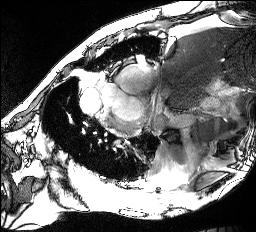
%> input picture Left-Ventricle-Database/images/00001.jpg, 256 x 232 px
$ octave --eval "result = cineLVLocalize(imread('../Left-Ventricle-Database/images/00001.jpg'));"   (GNU Octave 9; MATLAB toolbox functions it lacks are replaced by stand-ins)
%> lines starting %> are read from the running program, lines starting %| are printed output that depends on the picture; in (x1, y1, x2, y2) boxes, pixels count from 0 and x2, y2 are one past the last pixel; in counts of white or black regions, pixels touching at a corner belong together; the program's own positions count from 1
### LV_Segmentation_Project/kmeans2.m
% kmeans2 separates the intensities of images into k-groups by minimizing
% the total difference between the image intensity and the closest cluster
% across the entire image
% [mask,mu] = kmeans2(ima,k)


function [mask, mu]=kmeans2(ima,k)
%> called with k = 4

% check image
ima=double(ima);
copy=ima;         % make a copy
ima=ima(:);       % vectorize ima
mn=min(ima);      % deal with negative
%> mn = 0
ima=ima-mn+1;     % and zero values
mx=ceil(max(ima));
%> mx = 256

% create image histogram

closestCluster = zeros(1,mx);

% Create histogram of the intensities in an image
[intCount,intBins] = hist(ima,1:mx);
%> intCount = 256 values, max 6493 at index 256, min 50 at index 230, mean 232; intBins = 256 values from 1 to 256
% Find number of unique int values
inds = find(intBins);
%> inds = 256 values from 1 to 256

% Initialize centroids by equally spacing them across all intensities

mu=(1:k)*mx/(k+1);
%> mu = [51.2 102.4 153.6 204.8]
cnt = 1;

% Iterate centroid calculation
while(true)

  % Current location of centroids
  oldmu=mu;

  % Get the minimum cluster
  for i=inds
      % c is the distance for each cluster from the int value
      dist=abs(intBins(i)-mu);
      [~,idx] = min(dist);

      % Store the closest cluster to the particular int value
      closestCluster(intBins(i))=idx(1);
  end

  % Recalculate centroids
  for i=1:k

      % What are the int values for which a cluster the was the
      % "closest cluster"? This is also the index for the number of times
      % the cluster appears
      closestClusterInt=find(closestCluster==i);

      % Get all the int values for which it was the "closest cluster"
      % and find the associated counts

      % Weight the int values by the number of times it actually
      % appears. Divide it by the sum of all counts. These are the new
      % centers.

      mu(i)=sum(closestClusterInt.*intCount(closestClusterInt)) ...
          /sum(intCount(closestClusterInt));
  end

  if isnan(sum(mu-oldmu))
      keyboard
  end

  if (mu==oldmu) | cnt > 10
      break
  end

  cnt = cnt + 1;

end
%> this loop made 11 passes
%> oldmu on passes 1 to 11: [51.2 102.4 153.6 204.8], [25.31 100.8 152 240.4], [20.21 91.06 157.4 245.7], [16.88 85.2 158.4 247], [15.39 81.67 157 247.2], [14.46 79.47 155.9 247.2], [13.82 77.62 154.5 247], [13.52 76.77 153.6 246.8], [13.52 76.37 153.1 246.8], [13.21 75.45 152.2 246.6], [13.21 75.08 151.7 246.6]
%> after the loop, closestCluster = 256 values from 1 to 4; cnt = 11; mu = [13.21 75.08 151.7 246.6]

% calculate mask
sz=size(copy);
%> sz = [232 256]
mask=zeros(sz);
for i = 1:numel(copy)
  c=abs(copy(i)-mu);
  [~,idx] = min(c);
  mask(i)=idx(1);
end
%> this loop made 59392 passes
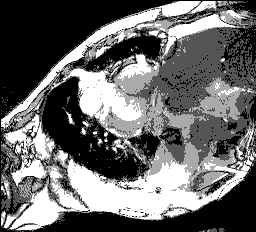
%> mask: size 232x256 double; min 1, max 4, mean 2.24; drawn with min black and max white

mu=mu+mn-1;   % recover real range
%> mu = [12.21 74.08 150.7 245.6]

### LV_Segmentation_Project/preprocess.m
function img = preprocess(img)

BWnobord = imclearborder(img,4);
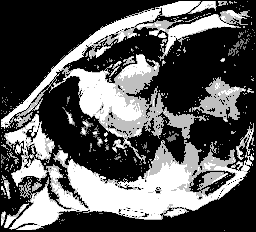
%> BWnobord: size 232x256 double; min 0, max 4, mean 1.42; drawn with min black and max white
seD = strel('diamond',1);
BWfinal = imerode(BWnobord,seD);
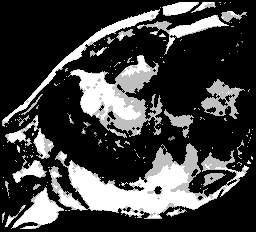
%> BWfinal: size 232x256 double; min 0, max 4, mean 1.01; drawn with min black and max white
img = imerode(BWfinal,seD);
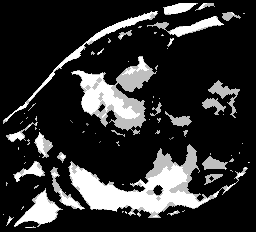
%> img: size 232x256 double; min 0, max 4, mean 0.763; drawn with min black and max white
img = im2bw(img,1);
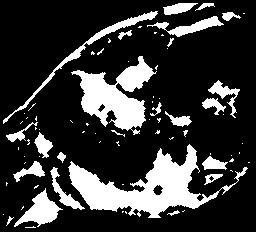
%> img: size 232x256 logical; 21.5% white; 77 white regions (53 under 20 px), largest, box (x1, y1, x2, y2) and area: (68, 144, 248, 218) 4622, (71, 56, 157, 135) 2985, (3, 11, 158, 124) 868
end

### LV_Segmentation_Project/cineLVLocalize.m
function LVlocal = cineLVLocalize(img)

k = 4;
totImgMask = kmeans2(sum(img,3),k);
totImgMask = preprocess(totImgMask);

stdImg = std(img,[],3);
%> stdImg: size 232x256 double; every value is 0

% The blood pool is the brightest and will be a part of the highest
% k-group
[B,L] = bwboundaries(totImgMask);
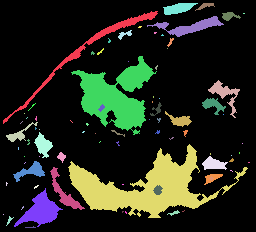
%> L: size 232x256 double; 81 distinct labels, from 0 to 80; one colour per label, 0 black
%> B = 80 boundaries; largest, box (x1, y1, x2, y2) and points: (68, 144, 248, 218) 607, (71, 56, 157, 135) 383, (3, 11, 158, 124) 339, (147, 16, 224, 37) 165, (14, 188, 63, 227) 126

% The group with the most difference in the standard deviation across time
% (since the LV is contracting) will be where the position of the LV is.
% This is only true in the short axis orientation I think, but it's the
% most common orientation so it's okay
L2 = (totImgMask) .* stdImg;
Lstd = zeros(length(B),1);

for i = 1:length(B)
    blob = L == i;
    Lstd(i) = sum(sum(blob .* L2));
end
%> this loop made 80 passes
%> pass 3, in cineLVLocalize, `blob = L == i;`:
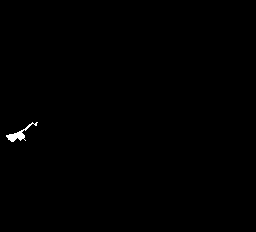
%> blob: size 232x256 logical; 0.27% white; 1 white region, box (x1, y1, x2, y2) and area: (6, 122, 38, 142) 162
%> after the loop, Lstd = 80 values from 0 to 0

% The LV position that will hopefully be the same across all time steps
[~,ind] = max(Lstd);
%> ind = 1
LVpos = (L==ind);

sz = size(img);
%> sz = [232 256]
LVlocal = zeros(size(img));

% se = strel('disk',2);
for i = 1:sz(3)
    % LVposDo more kmeans to split the intensities.
    tmpK = kmeans2(img(:,:,i),k);
    tmpK = preprocess(tmpK);
    [~,L] = bwboundaries(tmpK);
    tmp = L(LVpos);
    tmp(tmp==0) = [];
    bdr = L == mode(tmp);

    % Erode to ensure you remain inside the LV cavity.
    %     [B,L] = bwboundaries(imerode(bdr,se));
    [B,L] = bwboundaries(bdr);
    if ~isempty(B)
        dt = delaunayTriangulation(B{1}(:,1),B{1}(:,2));
        % Get the convex hull because the LV is always a circle in the
        % short-axis orientation
        ch = convexHull(dt);
        LVlocal(:,:,i) = roipoly(LVlocal(:,:,1), ...
            round(dt.Points(ch,2)),round(dt.Points(ch,1)));
%     else
%         LVlocal(:,:,i) = L;
    end
end


end
%> (the run ends here)

$ run again, on Left-Ventricle-Database/images/00006.jpg
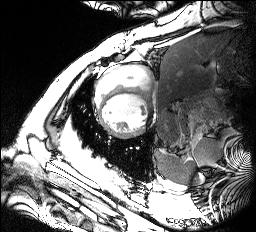
%> input picture Left-Ventricle-Database/images/00006.jpg, 256 x 232 px
%> mn = 0
%> mx = 256
%> intCount = 256 values, max 7237 at index 256, min 45 at index 194, mean 232; intBins = 256 values from 1 to 256
%> in kmeans2, `mu=(1:k)*mx/(k+1);`: mu = [51.2 102.4 153.6 204.8]
%> the loop in kmeans2, `while(true)` made 11 passes
%> oldmu on passes 1 to 8: [51.2 102.4 153.6 204.8], [25.35 100.1 151.5 242.9], [20.21 90.42 157 247.2], [17.61 85.42 157.6 248.3], [16.16 82.27 156.3 248.3], [15.46 80.34 155 248.3], [14.76 78.37 153.3 248], [14.42 77.1 151.7 247.8]
%> after the loop in kmeans2, `while(true)`: closestCluster = 256 values from 1 to 4; cnt = 11; mu = [13.69 74.89 149.3 247.4]
%> the loop in kmeans2, `for i = 1:numel(copy)` made 59392 passes
%> c on passes 1 to 3: [12.69 73.89 148.3 246.4], [12.69 73.89 148.3 246.4], [12.69 73.89 148.3 246.4]
%> after the loop in kmeans2, `for i = 1:numel(copy)`:
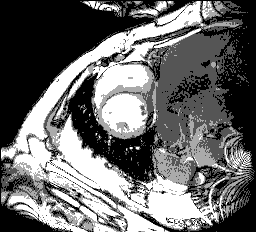
%> mask: size 232x256 double; min 1, max 4, mean 2.25; drawn with min black and max white
%> in kmeans2, `mu=mu+mn-1;`: mu = [12.69 73.89 148.3 246.4]
%> stdImg: size 232x256 double; every value is 0
%> in cineLVLocalize, `[B,L] = bwboundaries(totImgMask);`:
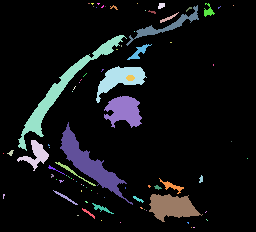
%> L: size 232x256 double; 83 distinct labels, from 0 to 82; one colour per label, 0 black
%> B = 82 boundaries; largest, box (x1, y1, x2, y2) and points: (18, 35, 127, 151) 317, (60, 122, 133, 205) 233, (126, 5, 199, 46) 181, (96, 66, 147, 103) 136, (149, 194, 203, 222) 135
%> the loop in cineLVLocalize, `for i = 1:length(B)` made 82 passes
%> after the loop in cineLVLocalize, `for i = 1:length(B)`: Lstd = 82 values from 0 to 0
%> ind = 1

$ run again, on Left-Ventricle-Database/images/00008.jpg
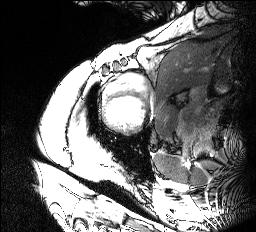
%> input picture Left-Ventricle-Database/images/00008.jpg, 256 x 232 px
%> mn = 0
%> mx = 256
%> intCount = 256 values, max 7926 at index 256, min 24 at index 224, mean 232; intBins = 256 values from 1 to 256
%> in kmeans2, `mu=(1:k)*mx/(k+1);`: mu = [51.2 102.4 153.6 204.8]
%> the loop in kmeans2, `while(true)` made 10 passes
%> oldmu on passes 1 to 8: [51.2 102.4 153.6 204.8], [22.05 99.98 151.6 245.3], [17.54 89.62 157.3 249.2], [15.37 84.46 157.9 249.9], [14.41 81.64 156.6 249.9], [14.19 80.41 155.3 249.9], [13.96 79.21 153.7 249.8], [13.72 78.2 152.6 249.6]
%> after the loop in kmeans2, `while(true)`: closestCluster = 256 values from 1 to 4; cnt = 10; mu = [13.48 76.96 151.1 249.5]
%> the loop in kmeans2, `for i = 1:numel(copy)` made 59392 passes
%> c on passes 1 to 3: [12.48 75.96 150.1 248.5], [12.48 75.96 150.1 248.5], [12.48 75.96 150.1 248.5]
%> after the loop in kmeans2, `for i = 1:numel(copy)`:
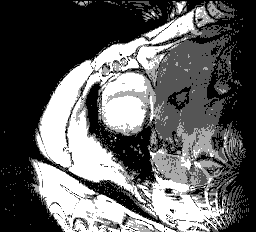
%> mask: size 232x256 double; min 1, max 4, mean 2.12; drawn with min black and max white
%> in kmeans2, `mu=mu+mn-1;`: mu = [12.48 75.96 150.1 248.5]
%> stdImg: size 232x256 double; every value is 0
%> L: size 232x256 double; 47 distinct labels, from 0 to 46
%> B = 46 boundaries; largest, box (x1, y1, x2, y2) and points: (69, 100, 135, 190) 260, (39, 62, 91, 166) 241, (103, 74, 154, 132) 201, (95, 39, 146, 72) 125, (152, 13, 195, 43) 100
%> the loop in cineLVLocalize, `for i = 1:length(B)` made 46 passes
%> pass 3, in cineLVLocalize, `blob = L == i;`:
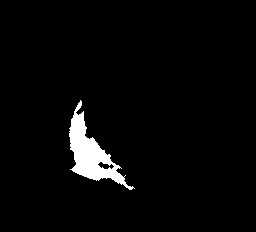
%> blob: size 232x256 logical; 3.2% white; 1 white region, box (x1, y1, x2, y2) and area: (69, 100, 135, 190) 1896
%> after the loop in cineLVLocalize, `for i = 1:length(B)`: Lstd = 46 values from 0 to 0
%> ind = 1
